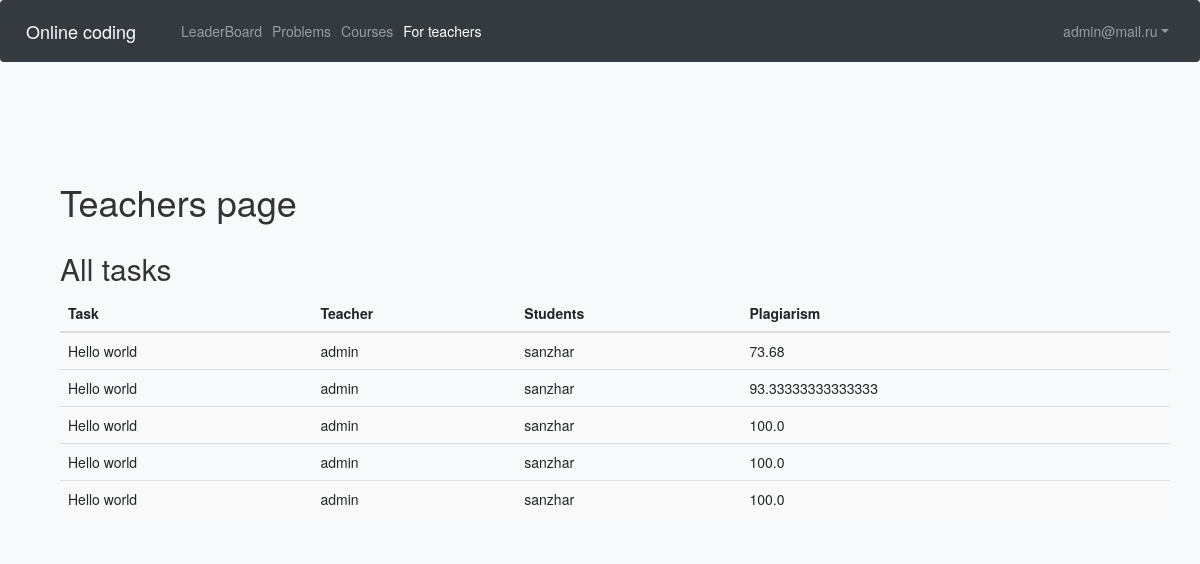
The page /teacher (signed in) on the database its author committed.
### user/models.py (models this page shows, shortened)
class User(AbstractBaseUser, PermissionsMixin):
    id = models.UUIDField(primary_key=True, default=uuid.uuid4, editable=False)
    first_name = models.CharField(max_length=32)
    surname = models.CharField(max_length=32)
    group = models.CharField(max_length=32)
    role = models.IntegerField(choices=ROLE_CHOICES, default=0)
    is_active = models.BooleanField(default=True)
    is_staff = models.BooleanField(default=False)
    email = models.EmailField(max_length=255, unique=True)
    rating = models.IntegerField(default=0)
    objects = UserManager()
    USERNAME_FIELD = 'email'

class Teacher(models.Model):
    user = models.OneToOneField(User, on_delete=models.CASCADE, primary_key=True)
    rating = models.IntegerField(default=0)
    uniquenumber = models.CharField(max_length=32, unique=True)

### main/models.py (models this page shows, shortened)
class ProgrammingTaskSolution(models.Model):
    task = models.ForeignKey(ProgrammingTask, on_delete=models.CASCADE)
    author = models.ForeignKey(User, on_delete=models.CASCADE)
    language = models.IntegerField(choices=LANGUAGE_CHOICES, default=0)
    code = models.TextField()
    isplagiarized = models.BooleanField(default=False)
    created_at = models.DateTimeField(auto_now_add=True)
    updated_at = models.DateTimeField(auto_now=True)
    is_public = models.BooleanField(default=False)
    is_deleted = models.BooleanField(default=False)
    plagiat = models.FloatField(default=0)
    class Meta:
        ordering = ['-created_at']
        verbose_name = 'Programming Task Solution'
        verbose_name_plural = 'Programming Task Solutions'

class ProgrammingTask(models.Model):
    title = models.CharField(max_length=100)
    description = models.TextField()
    slug = models.SlugField(max_length=100, unique=True, null=True)
    input_description = models.TextField()
    output_description = models.TextField()
    input_example = models.TextField()
    output_example = models.TextField()
    time_limit = models.IntegerField()
    memory_limit = models.IntegerField()
    created_at = models.DateTimeField(auto_now_add=True)
    updated_at = models.DateTimeField(auto_now=True)
    is_public = models.BooleanField(default=False)
    is_deleted = models.BooleanField(default=False)
    author = models.ForeignKey(User, on_delete=models.CASCADE)
    language = models.CharField(choices=LANGUAGE_CHOICES, default='python', max_length=10)
    difficulty = models.CharField(choices=DIFFICULTY_CHOICES, default='easy', max_length=10)
    max_plagiarism = models.FloatField(default=0)
    solved_count = models.IntegerField(default=0)
    teacher = models.ForeignKey(Teacher, on_delete=models.CASCADE, null=True)
    course = models.ForeignKey('Course', on_delete=models.CASCADE, null=True)
    def __str__(self):
        return self.title
    class Meta:
        ordering = ['-created_at']
        verbose_name = 'Programming Task'
        verbose_name_plural = 'Programming Tasks'

### api/views.py (the view)
# urls.py: path('teacher', teacher, name='teacher'),
def teacher(request):
    if request.method == 'GET' and Teacher.objects.all().filter(user=request.user):
        teacher = Teacher.objects.all().filter(user=request.user).first()
        plagiarism_tasks_solution = ProgrammingTaskSolution.objects.all().filter(task__teacher=teacher, isplagiarized=True)
        return render(request, 'onlineCoding/teachers.html', {'teacher': teacher, 'plagiarism_tasks': plagiarism_tasks_solution})
    else:
        return redirect('auth')

### templates/onlineCoding/teachers.html (shortened to what this page needs)
{% extends 'onlineCoding/base.html' %}
{% block content %}
<html>
<head>
    <link rel="stylesheet" href="https://maxcdn.bootstrapcdn.com/bootstrap/3.3.7/css/bootstrap.min.css">
</head>
<body>
    <div class="container">
        <div class="row">
            <div class="col-md-12">
                <h1>Teachers page</h1>
            </div>
        </div>
        <div class="row">
            <div class="col-md-12">
                <h2>All tasks</h2>
            </div>
        </div>
        <div class="row">
            <div class="col-md-12">
                <table class="table table-striped">
                    <thead>
                        <tr>
                            <th>Task</th>
                            <th>Teacher</th>
                            <th>Students</th>
                            <th>Plagiarism</th>
                        </tr>
                    </thead>
                    <tbody>
                        {% for task in plagiarism_tasks %}
                            <tr>
                                <td>{{ task.task }}</td>
                                <td>{{ task.task.teacher.user.first_name }}</td>
                                <td> {{ task.author.first_name }}</td>
                                <td> {{ task.plagiat}} </td>
                            </tr>
                        {% endfor %}
                     </tbody>
                </table>
            </div>
        </div>
</body>
</html>
{% endblock %}

### templates/onlineCoding/base.html (shortened to what this page needs)
<!DOCTYPE html>
<html lang="en">
<head>
    <link rel="stylesheet" href="https://cdn.jsdelivr.net/npm/bootstrap@4.6.1/dist/css/bootstrap.min.css"
>
</head>
<body class="bg-light">
<nav class="navbar navbar-expand-md fixed-top navbar-dark bg-dark">
    <a class="navbar-brand" href="#">Online coding</a>
    {% with request.resolver_match.url_name as url_name %}
        <div class="navbar-collapse offcanvas-collapse" id="navbarsExampleDefault">
            <ul class="navbar-nav mr-auto">
                <li class="nav-item {% if url_name == 'leaderboard' %} active {% endif %}">
                    <a class="nav-link" href="/leaderboard">LeaderBoard <span class="sr-only">(current)</span></a>
                </li>
                <li class="nav-item {% if url_name == 'problems' %} active {% endif %}">
                    <a class="nav-link" href="/problems">Problems</a>
                </li>
                <li class="nav-item {% if url_name == 'courses' %} active {% endif %}">
                    <a class="nav-link" href="/courses">Courses</a>
                </li>
                <li class="nav-item {% if url_name == 'teacher' %} active {% endif %}">
                    <a class="nav-link" href="/teacher">For teachers</a>
                </li>
            </ul>
            <ul class="navbar-nav">
                {% if request.user.is_authenticated %}
                    <li class="nav-item dropdown {% if url_name == 'profile' %} active {% endif %}">
                        <a class="nav-link dropdown-toggle" href="#" id="dropdown01" data-toggle="dropdown"
                           aria-haspopup="true" aria-expanded="false">{{ request.user }}</a>
                    </li>
                {% else %}
                    <li class="nav-item">
                        <a class="nav-link" href="/auth">Login/Register</a>
                    </li>
                {% endif %}
            </ul>
        </div>
    {% endwith %}
</nav>
<br>
<br>
<br>
<br>
<main role="main" class="container">
    {% block content %}
    {% endblock %}
</main>
</body>
</html>

### rows shown on the page
User: user "admin@mail.ru"
ProgrammingTaskSolution: task "Hello world", task.teacher.user.first_name "admin", author.first_name "sanzhar", plagiat "73.68"
ProgrammingTaskSolution: task "Hello world", task.teacher.user.first_name "admin", author.first_name "sanzhar", plagiat "93.33333333333333"
ProgrammingTaskSolution: task "Hello world", task.teacher.user.first_name "admin", author.first_name "sanzhar", plagiat "100.0"
ProgrammingTaskSolution: task "Hello world", task.teacher.user.first_name "admin", author.first_name "sanzhar", plagiat "100.0"
ProgrammingTaskSolution: task "Hello world", task.teacher.user.first_name "admin", author.first_name "sanzhar", plagiat "100.0"
